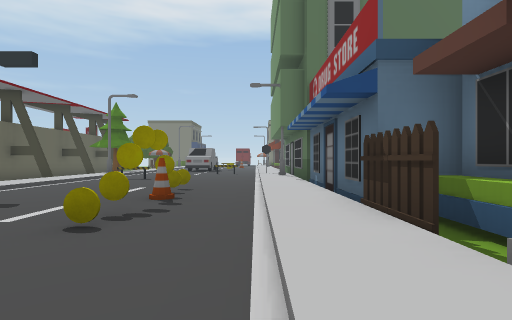
view 1 (above)

17 first-person views from a walk through a scene from a Unity 3-D project. The camera is 1.3 m above the floor, looks level and sees 80° across. The floor is counted in squares, 2 m on a side. Each view is taken from the middle of a square. On the plan, view 1 faces up. The plan holds only what a view shows up to about 10 squares ahead; the rest is blank. The place goes on beyond the plan. The player is left out.

view 2
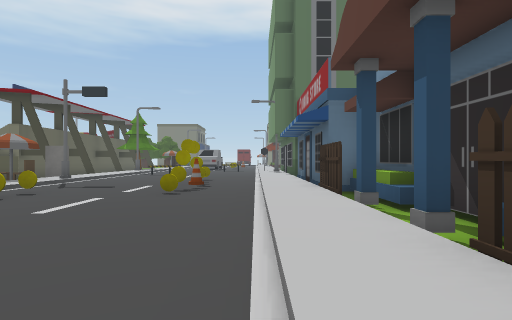

view 3
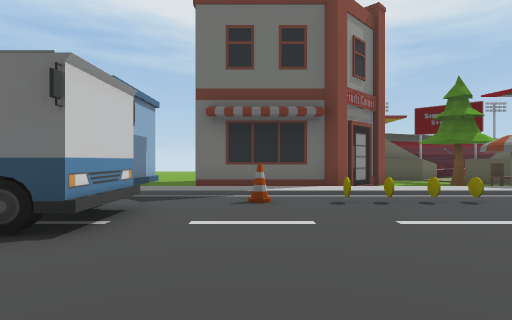

view 4
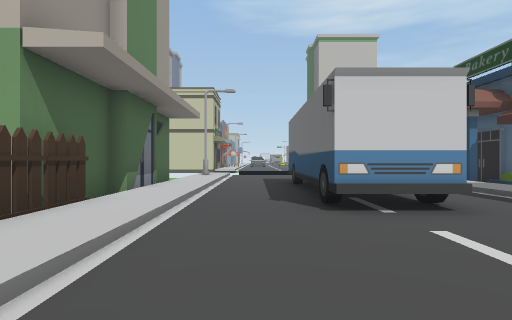

view 5
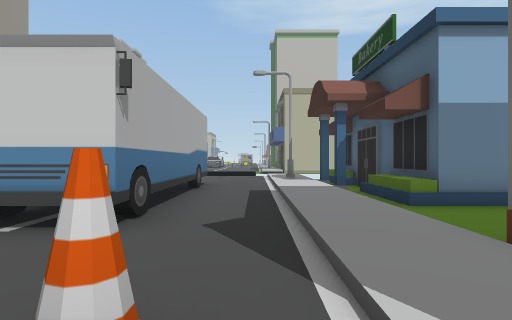

view 6
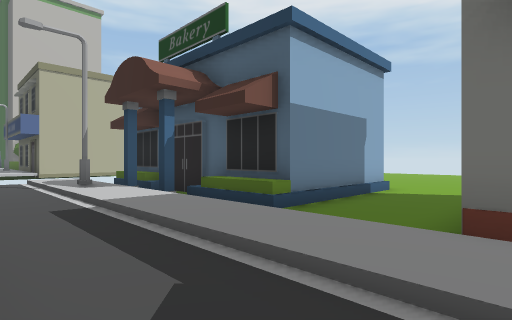

view 7
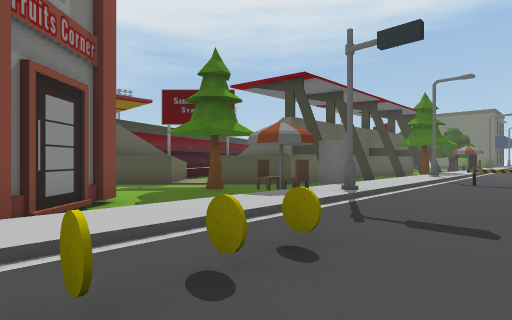

view 8
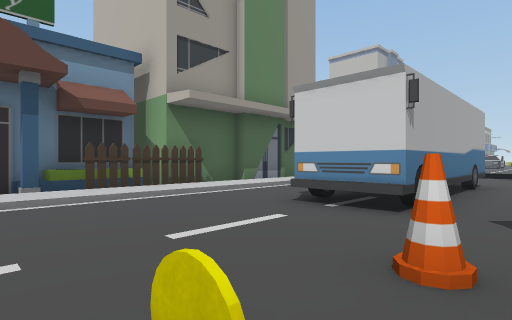

view 9
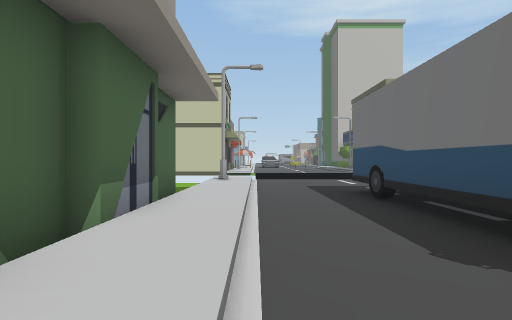

view 10
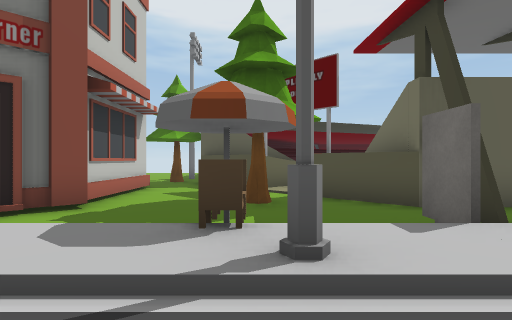

view 11
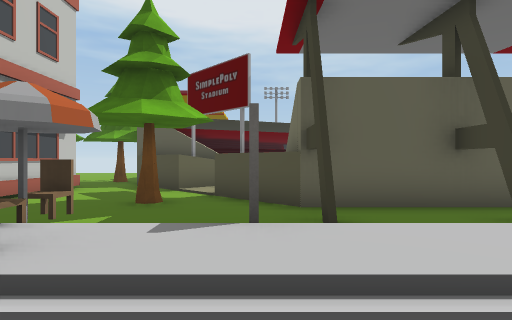

view 12
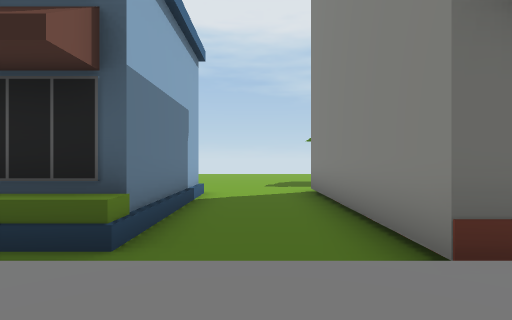

view 13
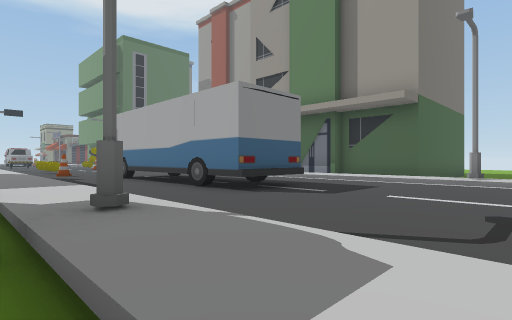

view 14
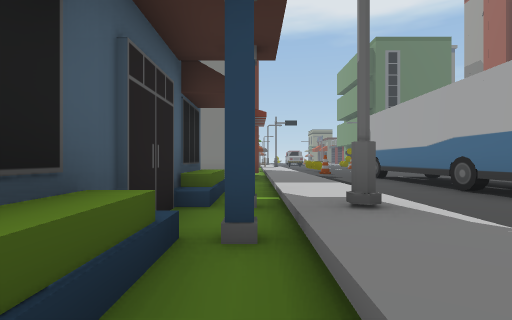

view 15
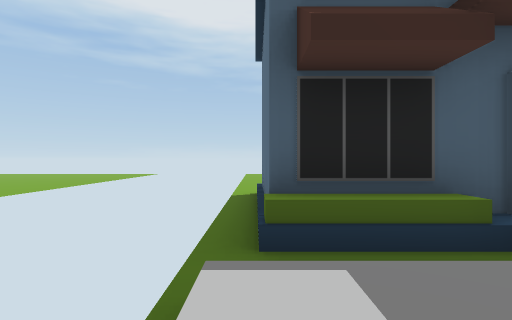

view 16
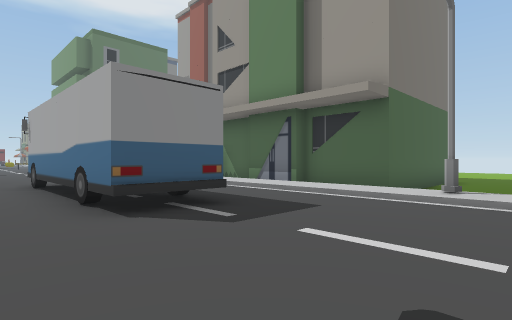

view 17
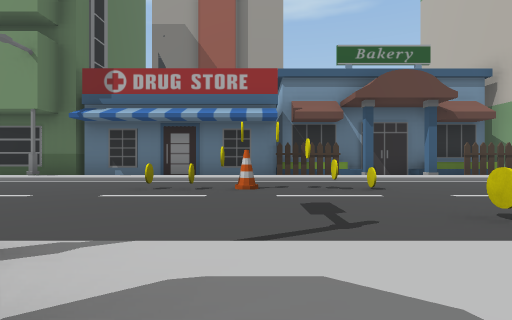

### Floor plan
Key: @ floor where view 1 was taken; # wall or solid block; . main floor; : floor 0.25 m higher than the main floor; - floor 0.25 m lower than the main floor; + floor 0.5 m higher than the main floor; / step, stairs or slope; = window, fence, low wall or low ledge; ^ raised ledge; C coin; N cone; B building; T tree; S streetlight; I billboard; O other object.
Columns run from 15 left of view 1 to 7 right of it. Each row starts with its distance up from view 1.
 12      #-- :..    :B
 11      #-# :..   /SB
 10      #---:.O ../:#
  9      #-#-:...../:#
  8     ##--I:...../:#
  7  #^------:...C./:#
  6  ###-/T-O:...C./:#
  5  ##------:...N./:##
  4  --------:...../:OB
  3 T--^###--:.C.C./:OB
  2       ##-:.C.../:-B
  1        ##:.C.../:-B
  0        =-:.....@:BB
 -1        =-:.N.../:OB
 -2    =====-:...../:OB
 -3 ---------:..OO./:OBBB
 -4 ---------:..OO./:B
 -5 ---/////-:..OO./:B
 -6    BBBB+-:..OO./:B
 -7       B+-:..OO./:B
 -8        BB:..OO./:B
 -9        BBS...../:BBBBB
-10       B/B:...../:- ----
-11    BBBB+-:...../S- ----
-12    ---BB-:...../:-

Positions as (right, up) in squares from view 1, and headings:
1: (0, 0), facing up
2: (0, -3), facing up
3: (1, -1), facing left
4: (-1, 1), facing down
5: (-5, 0), facing down
6: (-4, -2), facing down-left
7: (-3, 1), facing up-left
8: (-5, 1), facing down-right
9: (0, -2), facing down
10: (-4, 6), facing left
11: (-4, 8), facing left
12: (-5, -4), facing left
13: (-7, -12), facing up-right
14: (-7, -12), facing up
15: (-5, -12), facing left
16: (-5, -12), facing up-right
17: (-7, 5), facing right
